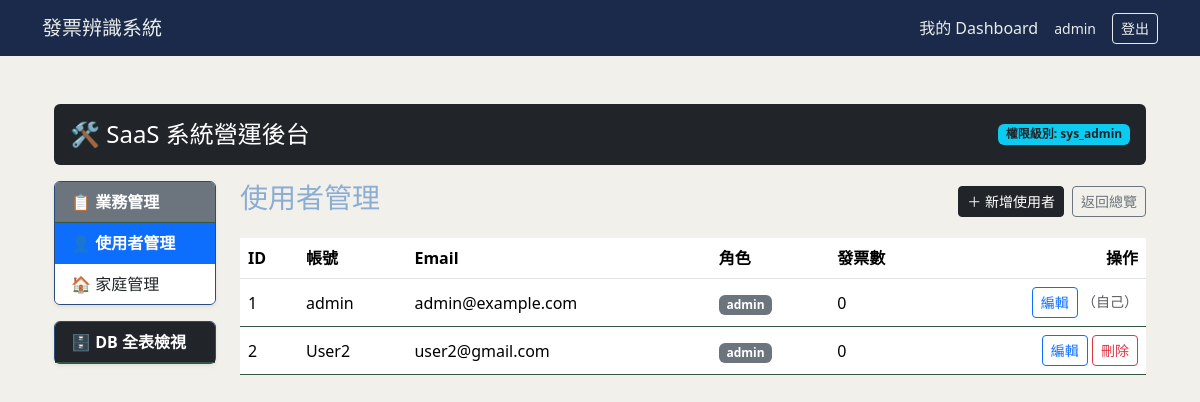
/admin/users (signed in), run on an earlier commit of the app's database.
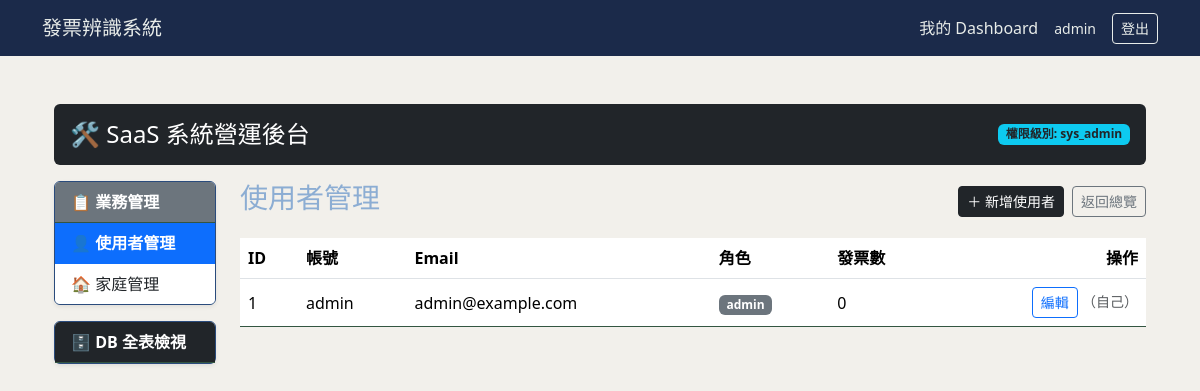
And on a later commit of the database.
### database/models/user.py (models this page shows)
class User(UserMixin,TimestampMixin, SoftDeleteMixin, db.Model):
    __tablename__ = 'users'
    id: Mapped[int] = mapped_column(Integer, primary_key=True)
    username: Mapped[str] = mapped_column(String(100), unique=True, nullable=False)
    email: Mapped[str] = mapped_column(String(120), unique=True, nullable=False)
    password_hash: Mapped[str] = mapped_column(String(200), nullable=True)
    google_id: Mapped[str] = mapped_column(String(100), unique=True, nullable=True)
    avatar: Mapped[str] = mapped_column(String(255), nullable=True)
    google_credentials: Mapped[str] = mapped_column(String(2000), nullable=True)
    target_sheet_id: Mapped[str] = mapped_column(String(100), nullable=True)
    invoices: Mapped[list["InvoiceRecord"]] = relationship("InvoiceRecord", backref="owner", lazy=True)
    roles: Mapped[list["Role"]] = relationship("Role", secondary=user_roles, back_populates="users")

### routes/admin_bp.py (the view)
@admin_bp.route("/users")
@admin_required
def admin_users():
    users = user_service.get_all_users()
    table_names = inspect(db.engine).get_table_names()
    return render_template("dashboard/admin/users.html", users=users, table_names=table_names)

### core/login.py (called while the page is built)
@login_manager.user_loader
def load_user(user_id: str):
    return User.query.get(int(user_id))

### database/models/CRUD/base_service.py (called while the page is built)
    def get_all(self, stmt=None):
        if stmt is None:
            stmt = db.select(self.model) # 這裡單純查詢所有紀錄，沒有條件
        return db.session.scalars(stmt).all()

### database/models/CRUD/services.py (called while the page is built)
    def get_all_users(self):
        stmt = db.select(User).order_by(User.id.asc())
        return self.get_all(stmt=stmt)

### templates/dashboard/admin/users.html (shortened to what this page needs)
{% extends "base.html" %}
{% block content %}
<div class="container-fluid py-4">
	<div class="row mb-3">
		{% include "dashboard/admin/_header.html" %}
	</div>
    <div class="row">
        {% include "dashboard/admin/_sidebar.html" %}
        <div class="col-md-9 col-lg-10">
            <div class="d-flex justify-content-between align-items-center mb-3">
                <h3>使用者管理</h3>
                <div class="d-flex gap-2">
                    <a href="{{ url_for('admin.admin_create_user') }}" class="btn btn-dark btn-sm">＋ 新增使用者</a>
                    <a href="{{ url_for('admin.admin_index') }}" class="btn btn-outline-secondary btn-sm">返回總覽</a>
                </div>
            </div>
            <table class="table table-hover align-middle">
                <thead>
                    <tr>
                        <th>ID</th>
                        <th>帳號</th>
                        <th>Email</th>
                        <th>角色</th>
                        <th>發票數</th>
                        <th class="text-end">操作</th>
                    </tr>
                </thead>
                <tbody>
                    {% for user in users %}
                    <tr>
                        <td>{{ user.id }}</td>
                        <td>{{ user.username }}</td>
                        <td>{{ user.email }}</td>
                        <td>
                            <span class="badge {{ 'bg-dark' if user.is_admin else 'bg-secondary' }}">
                                {{ user.roles | map(attribute='name') | join(', ') if user.roles else '未指定角色' }}
                            </span>
                        </td>
                        <td>{{ user.invoices|length }}</td>
                        <td class="text-end">
                            <a href="{{ url_for('admin.admin_edit_user', user_id=user.id) }}" class="btn btn-outline-primary btn-sm">編輯</a>
                            {% if user.id != current_user.id %}
                            <form method="POST" action="{{ url_for('admin.admin_delete_user', user_id=user.id) }}"
                                onsubmit="return confirm('確定要刪除使用者「{{ user.username }}」嗎？此動作無法復原。');" class="d-inline">
                                <button type="submit" class="btn btn-outline-danger btn-sm">刪除</button>
                            </form>
                            {% else %}
                            <span class="text-muted small">（自己）</span>
                            {% endif %}
                        </td>
                    </tr>
                    {% endfor %}
                </tbody>
            </table>
        </div>
    </div>
</div>
{% endblock %}

### templates/base.html (shortened to what this page needs)
<!DOCTYPE html>
<html lang="zh-TW">
<head>
    <link href="https://cdn.jsdelivr.net/npm/bootstrap@5.3.2/dist/css/bootstrap.min.css" rel="stylesheet">
    <link rel="stylesheet" href="{{ url_for('static', filename='css/style.css') }}">
</head>
<body>
    <nav class="navbar">
        <div class="container">
            <a class="navbar-brand" href="{{ url_for('invoice.upload_view') }}">發票辨識系統</a>
            <div class="d-flex align-items-center gap-3">
                {% if current_user.is_authenticated %}
                    <a class="text-decoration-none" href="{{ url_for('dashboard.index') }}">
                        {% if current_user.is_admin %}管理後台{% else %}我的 Dashboard{% endif %}
                    </a>
                    <span class="small">{{ current_user.username }}</span>
                    <a class="btn btn-outline-light btn-sm" href="{{ url_for('auth.logout') }}">登出</a>
                {% else %}
                    <a class="btn btn-outline-light btn-sm" href="{{ url_for('auth.login') }}">登入</a>
                {% endif %}
            </div>
        </div>
    </nav>
    <main class="container py-4">
        {% block content %}{% endblock %}
    </main>
</body>
</html>

### templates/dashboard/admin/_header.html
<div class="col-12">
    <div class="d-flex justify-content-between align-items-center bg-dark text-white p-3 rounded">
        <h4 class="mb-0">🛠️ SaaS 系統營運後台</h4>
        <span class="badge bg-info text-dark">權限級別: sys_admin</span>
    </div>
</div>

### templates/dashboard/admin/_sidebar.html (shortened to what this page needs)
<div class="col-md-3 col-lg-2 mb-3">
    <div class="card shadow-sm mb-3">
        <div class="card-header bg-secondary text-white fw-bold">
            📋 業務管理
        </div>
        <div class="list-group list-group-flush">
            <a href="{{ url_for('admin.admin_users') }}"
            class="list-group-item list-group-item-action {% if request.endpoint == 'admin.admin_users' %}active fw-bold{% endif %}">
            👤 使用者管理
            </a>
            <a href="{{ url_for('admin.admin_families') }}"
            class="list-group-item list-group-item-action {% if request.endpoint == 'admin.admin_families' %}active fw-bold{% endif %}">
            🏠 家庭管理
            </a>
        </div>
    </div>
    <div class="card shadow-sm">
        <div class="card-header bg-dark text-white fw-bold d-flex justify-content-between align-items-center"
            role="button" data-bs-toggle="collapse" data-bs-target="#dbTableCollapse">
        <span>🗄️ DB 全表檢視</span>
        </div>
    </div>
</div>

### static/css/style.css (style rules this page uses)
body { background-color: #F2F0EB; color: #8CADD3; }
.navbar { background-color: #1B2A4A; }
.navbar .navbar-brand, .navbar a, .navbar span { color: #E8ECE9; }
.navbar .btn-outline-light { color: #E8ECE9; border-color: #E8ECE9; }
.card { background-color: #D3E4F1; border-color: #2A4B7C; }
.card-header { background-color: #0f2a1b; border-bottom-color: #335541; }
.table { color: #e5e7eb; }
.table thead { background-color: #0f2a1a; }
.table tbody tr { border-bottom-color: #335541; }

What changed in the data, as far as the page shows it:
removed User: id "2", username "User2", email "user2@gmail.com", roles|map "admin", invoices|length "0"
